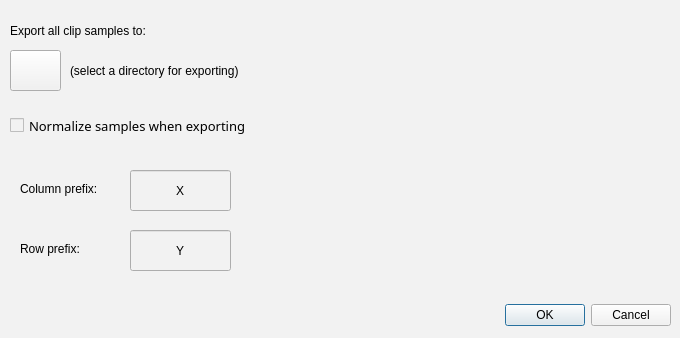
<?xml version="1.0" encoding="UTF-8"?>
<ui version="4.0">
 <class>Dialog</class>
 <widget class="QDialog" name="Dialog">
  <property name="windowModality">
   <enum>Qt::WindowModal</enum>
  </property>
  <property name="geometry">
   <rect>
    <x>0</x>
    <y>0</y>
    <width>680</width>
    <height>338</height>
   </rect>
  </property>
  <property name="windowTitle">
   <string>Export all samples</string>
  </property>
  <property name="styleSheet">
   <string notr="true">background-color: rgb(242, 242, 242);</string>
  </property>
  <widget class="QDialogButtonBox" name="buttonBox">
   <property name="geometry">
    <rect>
     <x>10</x>
     <y>300</y>
     <width>661</width>
     <height>31</height>
    </rect>
   </property>
   <property name="orientation">
    <enum>Qt::Horizontal</enum>
   </property>
   <property name="standardButtons">
    <set>QDialogButtonBox::Cancel|QDialogButtonBox::Ok</set>
   </property>
  </widget>
  <widget class="QCheckBox" name="cBoxNormalize">
   <property name="geometry">
    <rect>
     <x>10</x>
     <y>110</y>
     <width>281</width>
     <height>31</height>
    </rect>
   </property>
   <property name="font">
    <font>
     <family>Noto Sans</family>
     <pointsize>10</pointsize>
     <weight>50</weight>
     <italic>false</italic>
     <bold>false</bold>
    </font>
   </property>
   <property name="styleSheet">
    <string notr="true">color: rgb(0, 0, 0);
background-color: rgb(242, 242, 242);
font: 10pt &quot;Noto Sans&quot;;</string>
   </property>
   <property name="text">
    <string>Normalize samples when exporting</string>
   </property>
  </widget>
  <widget class="QLabel" name="labelChoosePath">
   <property name="geometry">
    <rect>
     <x>10</x>
     <y>10</y>
     <width>381</width>
     <height>41</height>
    </rect>
   </property>
   <property name="styleSheet">
    <string notr="true">color: rgb(0, 0, 0);
background-color: rgb(242, 242, 242);
font: 10pt &quot;Noto Sans&quot;;</string>
   </property>
   <property name="text">
    <string>Export all clip samples to:</string>
   </property>
  </widget>
  <widget class="QPushButton" name="btnPath">
   <property name="geometry">
    <rect>
     <x>10</x>
     <y>50</y>
     <width>51</width>
     <height>41</height>
    </rect>
   </property>
   <property name="styleSheet">
    <string notr="true">color: rgb(0, 0, 0);
background-color: rgb(242, 242, 242);
font: 10pt &quot;Noto Sans&quot;;</string>
   </property>
   <property name="text">
    <string/>
   </property>
   <property name="icon">
    <iconset resource="gui.qrc">
     <normaloff>:/icons/icons/folder.png</normaloff>:/icons/icons/folder.png</iconset>
   </property>
   <property name="iconSize">
    <size>
     <width>27</width>
     <height>27</height>
    </size>
   </property>
  </widget>
  <widget class="QLabel" name="labelPath">
   <property name="geometry">
    <rect>
     <x>70</x>
     <y>50</y>
     <width>591</width>
     <height>41</height>
    </rect>
   </property>
   <property name="styleSheet">
    <string notr="true">color: rgb(0, 0, 0);
background-color: rgb(242, 242, 242);
font: 10pt &quot;Noto Sans&quot;;</string>
   </property>
   <property name="text">
    <string>(select a directory for exporting)</string>
   </property>
  </widget>
  <widget class="QLabel" name="labelX">
   <property name="geometry">
    <rect>
     <x>20</x>
     <y>180</y>
     <width>101</width>
     <height>18</height>
    </rect>
   </property>
   <property name="styleSheet">
    <string notr="true">color: rgb(0, 0, 0);
background-color: rgb(242, 242, 242);
font: 10pt &quot;Noto Sans&quot;;</string>
   </property>
   <property name="text">
    <string>Column prefix:</string>
   </property>
  </widget>
  <widget class="QLineEdit" name="lineX">
   <property name="geometry">
    <rect>
     <x>130</x>
     <y>170</y>
     <width>101</width>
     <height>41</height>
    </rect>
   </property>
   <property name="styleSheet">
    <string notr="true">color: rgb(0, 0, 0);
background-color: rgb(242, 242, 242);
font: 10pt &quot;Noto Sans&quot;;</string>
   </property>
   <property name="text">
    <string>X</string>
   </property>
   <property name="alignment">
    <set>Qt::AlignCenter</set>
   </property>
   <property name="placeholderText">
    <string>X</string>
   </property>
  </widget>
  <widget class="QLabel" name="labelY">
   <property name="geometry">
    <rect>
     <x>20</x>
     <y>240</y>
     <width>101</width>
     <height>18</height>
    </rect>
   </property>
   <property name="styleSheet">
    <string notr="true">color: rgb(0, 0, 0);
background-color: rgb(242, 242, 242);
font: 10pt &quot;Noto Sans&quot;;</string>
   </property>
   <property name="text">
    <string>Row prefix:</string>
   </property>
  </widget>
  <widget class="QLineEdit" name="lineY">
   <property name="geometry">
    <rect>
     <x>130</x>
     <y>230</y>
     <width>101</width>
     <height>41</height>
    </rect>
   </property>
   <property name="styleSheet">
    <string notr="true">color: rgb(0, 0, 0);
background-color: rgb(242, 242, 242);
font: 10pt &quot;Noto Sans&quot;;</string>
   </property>
   <property name="text">
    <string>Y</string>
   </property>
   <property name="alignment">
    <set>Qt::AlignCenter</set>
   </property>
   <property name="placeholderText">
    <string>Y</string>
   </property>
  </widget>
 </widget>
 <resources>
  <include location="gui.qrc"/>
 </resources>
 <connections>
  <connection>
   <sender>buttonBox</sender>
   <signal>accepted()</signal>
   <receiver>Dialog</receiver>
   <slot>accept()</slot>
   <hints>
    <hint type="sourcelabel">
     <x>248</x>
     <y>254</y>
    </hint>
    <hint type="destinationlabel">
     <x>157</x>
     <y>274</y>
    </hint>
   </hints>
  </connection>
  <connection>
   <sender>buttonBox</sender>
   <signal>rejected()</signal>
   <receiver>Dialog</receiver>
   <slot>reject()</slot>
   <hints>
    <hint type="sourcelabel">
     <x>316</x>
     <y>260</y>
    </hint>
    <hint type="destinationlabel">
     <x>286</x>
     <y>274</y>
    </hint>
   </hints>
  </connection>
 </connections>
</ui>
